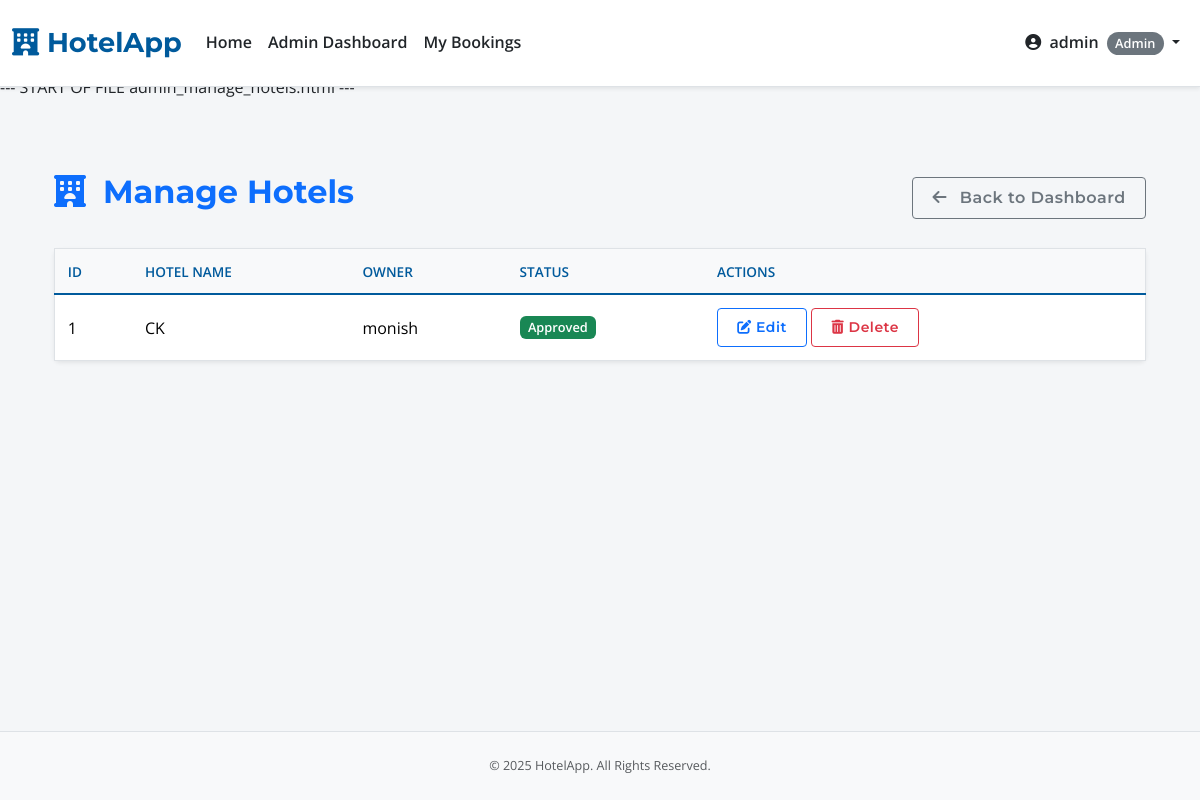
Screenshot of /admin/hotels (signed in) with the database file from the repository.
### app.py (models this page shows, shortened)
class User(UserMixin, db.Model):
    id = db.Column(db.Integer, primary_key=True)
    username = db.Column(db.String(80), unique=True, nullable=False)
    email = db.Column(db.String(120), unique=True, nullable=False)
    password_hash = db.Column(db.String(200), nullable=False)
    role = db.Column(db.String(20), nullable=False, default='user')
    is_active = db.Column(db.Boolean, default=True, nullable=False)
    hotels_owned = db.relationship('Hotel', backref='owner_user', lazy=True, foreign_keys='Hotel.owner_id', cascade="all, delete-orphan")
    bookings = db.relationship('Booking', backref='booker', lazy=True, foreign_keys='Booking.user_id', cascade="all, delete-orphan")
    wishlist_items = db.relationship('Wishlist', backref='user', lazy='dynamic', cascade='all, delete-orphan')

class Hotel(db.Model):
    id = db.Column(db.Integer, primary_key=True)
    name = db.Column(db.String(100), nullable=False)
    location = db.Column(db.String(200), nullable=False)
    description = db.Column(db.Text, nullable=True)
    price_per_night = db.Column(db.Float, nullable=True)
    image_url = db.Column(db.String(255), nullable=True, default='https://via.placeholder.com/800x500.png?text=Main+Hotel+Image')
    owner_id = db.Column(db.Integer, db.ForeignKey('user.id'), nullable=False)
    is_approved = db.Column(db.Boolean, default=False, nullable=False)
    star_rating = db.Column(db.Integer, nullable=True)
    amenities = db.Column(db.String(300), nullable=True)
    latitude = db.Column(db.Float, nullable=True)
    longitude = db.Column(db.Float, nullable=True)
    gallery_images = db.relationship('HotelImage', backref='hotel_ref', lazy='dynamic', cascade="all, delete-orphan")
    bookings = db.relationship('Booking', backref='hotel', lazy=True, foreign_keys='Booking.hotel_id', cascade="all, delete-orphan")
    wishlisted_by_users = db.relationship('Wishlist', backref='hotel', lazy='dynamic', cascade='all, delete-orphan')
    room_types = db.relationship('RoomType', backref='hotel', lazy='dynamic', cascade="all, delete-orphan")

### app.py (the view)
@app.route('/admin/hotels')
@role_required('admin')
def manage_hotels():
    hotels = Hotel.query.order_by(Hotel.is_approved.asc(), Hotel.name.asc()).all()
    return render_template('admin_manage_hotels.html', hotels=hotels)

### app.py (called while the page is built)
@login_manager.user_loader
def load_user(user_id):
    user = User.query.get(int(user_id))
    if user and user.is_active:
        return user
    return None

def role_required(role_name):
    def decorator(f):
        @wraps(f)
        @login_required
        def decorated_function(*args, **kwargs):
            roles = role_name if isinstance(role_name, list) else [role_name]
            if current_user.role not in roles:
                flash(f"Access Denied: You need one of the following roles: {', '.join(roles)}.", "danger")
                return redirect(url_for('index'))
            return f(*args, **kwargs)
        return decorated_function
    return decorator

@app.context_processor
def utility_processor():
    def is_hotel_in_wishlist(hotel_id):
        if current_user.is_authenticated:
            return Wishlist.query.filter_by(user_id=current_user.id, hotel_id=hotel_id).first() is not None
        return False
    return dict(is_hotel_in_wishlist=is_hotel_in_wishlist)

### templates/admin_manage_hotels.html (shortened to what this page needs)
{% extends "base.html" %}
{% block content %}
<div class="container my-5">
    <div class="d-flex justify-content-between align-items-center mb-4">
        <h2 class="text-primary"><i class="fas fa-hotel me-2"></i> Manage Hotels</h2>
        <a href="{{ url_for('admin_dashboard') }}" class="btn btn-outline-secondary"><i class="fas fa-arrow-left me-2"></i> Back to Dashboard</a>
    </div>
    <div class="card shadow-sm border-0">
        <div class="card-body p-0">
            <div class="table-responsive">
                <table class="table table-hover align-middle mb-0">
                    <thead>
                        <tr>
                            <th>ID</th>
                            <th>Hotel Name</th>
                            <th>Owner</th>
                            <th>Status</th>
                            <th>Actions</th>
                        </tr>
                    </thead>
                    <tbody>
                        {% for hotel in hotels %}
                        <tr>
                            <td>{{ hotel.id }}</td>
                            <td>{{ hotel.name }}</td>
                            <td>{{ hotel.owner_user.username if hotel.owner_user else 'N/A' }}</td>
                            <td>
                                {% if hotel.is_approved %}
                                    <span class="badge bg-success">Approved</span>
                                {% else %}
                                    <span class="badge bg-warning text-dark">Pending</span>
                                {% endif %}
                            </td>
                            <td>
                                <a href="{{ url_for('edit_hotel_by_admin', hotel_id=hotel.id) }}" class="btn btn-sm btn-outline-primary"><i class="fas fa-edit"></i> Edit</a>
                                <form action="{{ url_for('delete_hotel_by_admin', hotel_id=hotel.id) }}" method="POST" class="d-inline" onsubmit="return confirm('Are you sure you want to permanently delete this hotel and all its data?');">
                                    <button type="submit" class="btn btn-sm btn-outline-danger"><i class="fas fa-trash-alt"></i> Delete</button>
                                </form>
                            </td>
                        </tr>
                        {% endfor %}
                    </tbody>
                </table>
            </div>
        </div>
    </div>
</div>
{% endblock %}

### templates/base.html (shortened to what this page needs)
<!DOCTYPE html>
<html lang="en">
<head>
    <link href="https://cdn.jsdelivr.net/npm/bootstrap@5.3.2/dist/css/bootstrap.min.css" rel="stylesheet">
    <link rel="stylesheet" href="https://cdnjs.cloudflare.com/ajax/libs/font-awesome/6.4.2/css/all.min.css" />
    <link rel="stylesheet" href="https://unpkg.com/leaflet@1.9.4/dist/leaflet.css"/>
    <link rel="stylesheet" href="{{ url_for('static', filename='style.css') }}">
</head>
<body class="d-flex flex-column min-vh-100">
    <nav class="navbar navbar-expand-lg navbar-light bg-white fixed-top border-bottom shadow-sm py-3">
        <div class="container-fluid">
            <a class="navbar-brand" href="{{ url_for('index') }}" style="font-family: 'Montserrat', sans-serif; font-weight: 700; color: var(--primary-color, #005A9C); font-size: 1.6rem;">
                <i class="fas fa-hotel"></i> HotelApp
            </a>
            <div class="collapse navbar-collapse" id="navbarNav">
                <ul class="navbar-nav me-auto mb-2 mb-lg-0">
                    <li class="nav-item">
                        <a class="nav-link {% if request.endpoint == 'index' %}active fw-bold{% endif %}" href="{{ url_for('index') }}">Home</a>
                    </li>
                    {% if current_user.is_authenticated %}
                        {% if current_user.role == 'admin' %}
                            <li class="nav-item"><a class="nav-link {% if request.endpoint == 'admin_dashboard' %}active fw-bold{% endif %}" href="{{ url_for('admin_dashboard') }}">Admin Dashboard</a></li>
                        {% endif %}
                        <li class="nav-item"><a class="nav-link {% if request.endpoint == 'my_bookings' %}active fw-bold{% endif %}" href="{{ url_for('my_bookings') }}">My Bookings</a></li>
                    {% endif %}
                </ul>
                <ul class="navbar-nav ms-auto mb-2 mb-lg-0 align-items-center">
                    {% if current_user.is_authenticated %}
                        <li class="nav-item dropdown">
                            <a class="nav-link dropdown-toggle" href="#" id="navbarUserDropdown" role="button" data-bs-toggle="dropdown" aria-expanded="false">
                                <i class="fas fa-user-circle me-1"></i> {{ current_user.username }}
                                <span class="badge rounded-pill bg-secondary ms-1">{{ current_user.role|capitalize }}</span>
                            </a>
                        </li>
                    {% else %}
                        <li class="nav-item"><a class="nav-link {% if request.endpoint == 'login' %}active fw-bold{% endif %}" href="{{ url_for('login') }}">Login</a></li>
                        <li class="nav-item"><a class="btn btn-primary btn-sm ms-2" href="{{ url_for('register') }}">Register</a></li>
                    {% endif %}
                </ul>
            </div>
        </div>
    </nav>
    <main class="container-fluid mt-4 flex-grow-1">
        <div class="container">
            {% block content %}{% endblock %}
        </div>
    </main>
    <footer class="py-4 mt-auto bg-light text-center text-muted border-top">
        <div class="container"><small>© <span id="currentYear"></span> HotelApp. All Rights Reserved.</small></div>
    </footer>
</body>
</html>

### static/style.css (style rules this page uses)
:root { --primary-color: #005A9C; --secondary-color: #FFA500; --light-bg: #f8f9fa; --dark-text: #212529; --medium-text: #6c757d; --border-color: #dee2e6; --card-shadow: 0 2px 8px rgba(0, 0, 0, 0.075); --card-hover-shadow: 0 6px 15px rgba(0, 0, 0, 0.12); }
body { font-family: 'Open Sans', sans-serif; color: var(--dark-text); background-color: #f4f6f8; padding-top: 75px; line-height: 1.6; display: flex; flex-direction: column; min-height: 100vh; }
.container, .container-fluid { flex-grow: 1; }
h1, h2, h3, h4, h5, h6 { font-family: 'Montserrat', sans-serif; font-weight: 700; color: var(--primary-color); }
h2 { font-size: 2rem; margin-bottom: 0.8rem; }
a { color: var(--primary-color); text-decoration: none; transition: color 0.2s ease-in-out; }
.navbar { background-color: #ffffff !important; border-bottom: 1px solid var(--border-color); box-shadow: 0 2px 4px rgba(0,0,0,0.04); padding-top: 0.7rem; padding-bottom: 0.7rem; }
.navbar-brand { font-size: 1.7rem !important; }
.navbar-nav .nav-link { color: var(--dark-text) !important; font-weight: 600; padding: 0.5rem 1rem; }
.btn { font-family: 'Montserrat', sans-serif; font-weight: 600; padding: 0.5rem 1.2rem; border-radius: 0.25rem; transition: all 0.2s ease-in-out; letter-spacing: 0.5px; }
.card { border: 1px solid var(--border-color); border-radius: 0.375rem; box-shadow: var(--card-shadow); transition: box-shadow 0.25s ease-in-out, transform 0.25s ease-in-out; background-color: #fff; }
.card-body { padding: 1.25rem; }
.table { border: 1px solid var(--border-color); background-color: #fff; }
.table th, .table td { vertical-align: middle; padding: 0.8rem; }
.table thead th { background-color: var(--light-bg); color: var(--primary-color); font-weight: 600; border-bottom: 2px solid var(--primary-color); text-transform: uppercase; font-size: 0.85em; }
.badge { font-size: 0.8em; padding: 0.4em 0.65em; font-weight: 600; }
footer { background-color: #e9ecef; padding: 1.5rem 0; font-size: 0.9em; color: var(--medium-text); }

### templates/base.html (style rules this page uses)
body { padding-top: 75px; }

### rows the page displays
User: username "admin", role "Admin"
Hotel: id "1", name "CK", owner_user "monish", is_approved "Approved"
